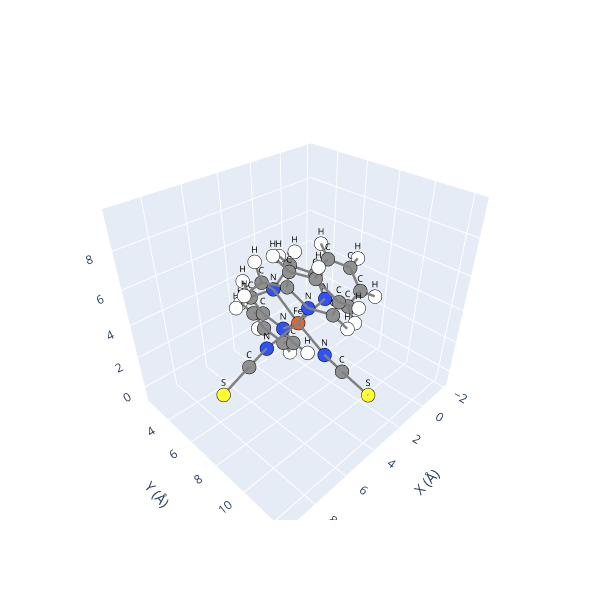

The notebook cell this image was saved under:
### Code cell
## All species can be visualized with the .view() method:
mol.view()

### Figure 1 — Plotly figure (JSON) as saved in the notebook; plotly's stock layout.template omitted (floating-point values rounded to 4 significant figures)
{"data": [{"hoverinfo": "text", "marker": {"color": ["#E06633", "#FFFF30", "#FFFF30", "#3050F8", "#3050F8", "#3050F8", "#3050F8", "#3050F8", "#3050F8", "#909090", "#FFFFFF", "#909090", "#FFFFFF", "#909090", "#FFFFFF", "#909090", "#FFFFFF", "#909090", "#909090", "#FFFFFF", "#FFFFFF", "#909090", "#FFFFFF", "#909090", "#FFFFFF", "#909090", "#909090", "#FFFFFF", "#FFFFFF", "#909090", "#FFFFFF", "#909090", "#FFFFFF", "#909090", "#FFFFFF", "#909090", "#FFFFFF", "#909090", "#909090", "#FFFFFF", "#FFFFFF", "#909090", "#909090", "#909090", "#FFFFFF", "#909090", "#FFFFFF"], "line": {"color": "black", "width": 1}, "size": 8}, "mode": "markers", "showlegend": false, "text": ["Fe", "S", "S", "N", "N", "N", "N", "N", "N", "C", "H", "C", "H", "C", "H", "C", "H", "C", "C", "H", "H", "C", "H", "C", "H", "C", "C", "H", "H", "C", "H", "C", "H", "C", "H", "C", "H", "C", "C", "H", "H", "C", "C", "C", "H", "C", "H"], "type": "scatter3d", "x": [4.209, 8.744, 3.337, 2.269, 3.868, 4.642, 4.365, 3.97, 6.114, 3.276, 3.053, 2.991, 2.612, 3.272, 3.084, 3.841, 4.029, 4.122, 4.829, 5.788, 4.631, 1.284, 1.509, 0.6165, 0.4065, 1.92, 3.059, 2.912, 3.086, 4.487, 4.092, 4.89, 4.784, 5.449, 5.724, 5.593, 5.965, 5.184, 5.382, 5.278, 6.276, 3.738, 7.199, -0.04127, -0.6979, -0.389, -1.279], "y": [7.709, 7.739, 11.5, 7.595, 6.26, 8.788, 6.192, 9.235, 7.626, 6.362, 7.207, 5.269, 5.377, 4.008, 3.256, 3.881, 3.043, 5.025, 5.026, 5.079, 4.206, 8.254, 8.958, 6.192, 5.482, 6.564, 5.952, 4.996, 6.321, 10.09, 10.6, 10.73, 11.65, 9.97, 10.37, 8.625, 8.098, 8.046, 6.592, 6.058, 6.447, 10.16, 7.654, 7.933, 8.423, 6.878, 6.632], "z": [4.145, 2.694, 1.428, 4.538, 2.845, 5.756, 5.431, 2.943, 3.676, 1.633, 1.315, 0.8581, 0.01692, 1.34, 0.8293, 2.601, 2.957, 3.312, 4.649, 4.516, 5.128, 3.91, 3.346, 5.531, 6.091, 5.35, 6.098, 6.174, 6.995, 5.959, 5.289, 7.134, 7.237, 8.138, 8.933, 7.95, 8.622, 6.763, 6.445, 7.249, 6.095, 2.319, 3.265, 4.065, 3.625, 4.878, 4.984]}, {"hoverinfo": "none", "mode": "text", "showlegend": false, "text": ["Fe", "S", "S", "N", "N", "N", "N", "N", "N", "C", "H", "C", "H", "C", "H", "C", "H", "C", "C", "H", "H", "C", "H", "C", "H", "C", "C", "H", "H", "C", "H", "C", "H", "C", "H", "C", "H", "C", "C", "H", "H", "C", "C", "C", "H", "C", "H"], "textfont": {"color": "black", "size": 9}, "type": "scatter3d", "x": [4.209, 8.744, 3.337, 2.269, 3.868, 4.642, 4.365, 3.97, 6.114, 3.276, 3.053, 2.991, 2.612, 3.272, 3.084, 3.841, 4.029, 4.122, 4.829, 5.788, 4.631, 1.284, 1.509, 0.6165, 0.4065, 1.92, 3.059, 2.912, 3.086, 4.487, 4.092, 4.89, 4.784, 5.449, 5.724, 5.593, 5.965, 5.184, 5.382, 5.278, 6.276, 3.738, 7.199, -0.04127, -0.6979, -0.389, -1.279], "y": [7.709, 7.739, 11.5, 7.595, 6.26, 8.788, 6.192, 9.235, 7.626, 6.362, 7.207, 5.269, 5.377, 4.008, 3.256, 3.881, 3.043, 5.025, 5.026, 5.079, 4.206, 8.254, 8.958, 6.192, 5.482, 6.564, 5.952, 4.996, 6.321, 10.09, 10.6, 10.73, 11.65, 9.97, 10.37, 8.625, 8.098, 8.046, 6.592, 6.058, 6.447, 10.16, 7.654, 7.933, 8.423, 6.878, 6.632], "z": [4.145, 2.694, 1.428, 4.538, 2.845, 5.756, 5.431, 2.943, 3.676, 1.633, 1.315, 0.8581, 0.01692, 1.34, 0.8293, 2.601, 2.957, 3.312, 4.649, 4.516, 5.128, 3.91, 3.346, 5.531, 6.091, 5.35, 6.098, 6.174, 6.995, 5.959, 5.289, 7.134, 7.237, 8.138, 8.933, 7.95, 8.622, 6.763, 6.445, 7.249, 6.095, 2.319, 3.265, 4.065, 3.625, 4.878, 4.984]}, {"hoverinfo": "none", "line": {"color": "gray", "width": 5}, "mode": "lines", "showlegend": false, "type": "scatter3d", "x": [4.365, 4.829], "y": [6.192, 5.026], "z": [5.431, 4.649]}, {"hoverinfo": "none", "line": {"color": "gray", "width": 5}, "mode": "lines", "showlegend": false, "type": "scatter3d", "x": [1.92, 0.6165], "y": [6.564, 6.192], "z": [5.35, 5.531]}, {"hoverinfo": "none", "line": {"color": "gray", "width": 5}, "mode": "lines", "showlegend": false, "type": "scatter3d", "x": [3.868, 4.209], "y": [6.26, 7.709], "z": [2.845, 4.145]}, {"hoverinfo": "none", "line": {"color": "gray", "width": 5}, "mode": "lines", "showlegend": false, "type": "scatter3d", "x": [4.829, 4.122], "y": [5.026, 5.025], "z": [4.649, 3.312]}, {"hoverinfo": "none", "line": {"color": "gray", "width": 5}, "mode": "lines", "showlegend": false, "type": "scatter3d", "x": [5.593, 5.449], "y": [8.625, 9.97], "z": [7.95, 8.138]}, {"hoverinfo": "none", "line": {"color": "gray", "width": 5}, "mode": "lines", "showlegend": false, "type": "scatter3d", "x": [3.868, 3.276], "y": [6.26, 6.362], "z": [2.845, 1.633]}, {"hoverinfo": "none", "line": {"color": "gray", "width": 5}, "mode": "lines", "showlegend": false, "type": "scatter3d", "x": [6.114, 4.209], "y": [7.626, 7.709], "z": [3.676, 4.145]}, {"hoverinfo": "none", "line": {"color": "gray", "width": 5}, "mode": "lines", "showlegend": false, "type": "scatter3d", "x": [3.084, 3.272], "y": [3.256, 4.008], "z": [0.8293, 1.34]}, {"hoverinfo": "none", "line": {"color": "gray", "width": 5}, "mode": "lines", "showlegend": false, "type": "scatter3d", "x": [4.89, 4.487], "y": [10.73, 10.09], "z": [7.134, 5.959]}, {"hoverinfo": "none", "line": {"color": "gray", "width": 5}, "mode": "lines", "showlegend": false, "type": "scatter3d", "x": [0.6165, 1.92], "y": [6.192, 6.564], "z": [5.531, 5.35]}, {"hoverinfo": "none", "line": {"color": "gray", "width": 5}, "mode": "lines", "showlegend": false, "type": "scatter3d", "x": [4.209, 4.642], "y": [7.709, 8.788], "z": [4.145, 5.756]}, {"hoverinfo": "none", "line": {"color": "gray", "width": 5}, "mode": "lines", "showlegend": false, "type": "scatter3d", "x": [5.788, 4.829], "y": [5.079, 5.026], "z": [4.516, 4.649]}, {"hoverinfo": "none", "line": {"color": "gray", "width": 5}, "mode": "lines", "showlegend": false, "type": "scatter3d", "x": [4.642, 5.184], "y": [8.788, 8.046], "z": [5.756, 6.763]}, {"hoverinfo": "none", "line": {"color": "gray", "width": 5}, "mode": "lines", "showlegend": false, "type": "scatter3d", "x": [-0.04127, 1.284], "y": [7.933, 8.254], "z": [4.065, 3.91]}, {"hoverinfo": "none", "line": {"color": "gray", "width": 5}, "mode": "lines", "showlegend": false, "type": "scatter3d", "x": [4.829, 5.788], "y": [5.026, 5.079], "z": [4.649, 4.516]}, {"hoverinfo": "none", "line": {"color": "gray", "width": 5}, "mode": "lines", "showlegend": false, "type": "scatter3d", "x": [8.744, 7.199], "y": [7.739, 7.654], "z": [2.694, 3.265]}, {"hoverinfo": "none", "line": {"color": "gray", "width": 5}, "mode": "lines", "showlegend": false, "type": "scatter3d", "x": [3.337, 3.738], "y": [11.5, 10.16], "z": [1.428, 2.319]}, {"hoverinfo": "none", "line": {"color": "gray", "width": 5}, "mode": "lines", "showlegend": false, "type": "scatter3d", "x": [3.276, 3.053], "y": [6.362, 7.207], "z": [1.633, 1.315]}, {"hoverinfo": "none", "line": {"color": "gray", "width": 5}, "mode": "lines", "showlegend": false, "type": "scatter3d", "x": [4.209, 3.97], "y": [7.709, 9.235], "z": [4.145, 2.943]}, {"hoverinfo": "none", "line": {"color": "gray", "width": 5}, "mode": "lines", "showlegend": false, "type": "scatter3d", "x": [5.184, 5.593], "y": [8.046, 8.625], "z": [6.763, 7.95]}, {"hoverinfo": "none", "line": {"color": "gray", "width": 5}, "mode": "lines", "showlegend": false, "type": "scatter3d", "x": [0.6165, -0.389], "y": [6.192, 6.878], "z": [5.531, 4.878]}, {"hoverinfo": "none", "line": {"color": "gray", "width": 5}, "mode": "lines", "showlegend": false, "type": "scatter3d", "x": [3.841, 4.029], "y": [3.881, 3.043], "z": [2.601, 2.957]}, {"hoverinfo": "none", "line": {"color": "gray", "width": 5}, "mode": "lines", "showlegend": false, "type": "scatter3d", "x": [4.029, 3.841], "y": [3.043, 3.881], "z": [2.957, 2.601]}, {"hoverinfo": "none", "line": {"color": "gray", "width": 5}, "mode": "lines", "showlegend": false, "type": "scatter3d", "x": [5.449, 4.89], "y": [9.97, 10.73], "z": [8.138, 7.134]}, {"hoverinfo": "none", "line": {"color": "gray", "width": 5}, "mode": "lines", "showlegend": false, "type": "scatter3d", "x": [3.059, 1.92], "y": [5.952, 6.564], "z": [6.098, 5.35]}, {"hoverinfo": "none", "line": {"color": "gray", "width": 5}, "mode": "lines", "showlegend": false, "type": "scatter3d", "x": [5.593, 5.184], "y": [8.625, 8.046], "z": [7.95, 6.763]}, {"hoverinfo": "none", "line": {"color": "gray", "width": 5}, "mode": "lines", "showlegend": false, "type": "scatter3d", "x": [1.509, 1.284], "y": [8.958, 8.254], "z": [3.346, 3.91]}, {"hoverinfo": "none", "line": {"color": "gray", "width": 5}, "mode": "lines", "showlegend": false, "type": "scatter3d", "x": [-0.389, 0.6165], "y": [6.878, 6.192], "z": [4.878, 5.531]}, {"hoverinfo": "none", "line": {"color": "gray", "width": 5}, "mode": "lines", "showlegend": false, "type": "scatter3d", "x": [5.382, 5.278], "y": [6.592, 6.058], "z": [6.445, 7.249]}, {"hoverinfo": "none", "line": {"color": "gray", "width": 5}, "mode": "lines", "showlegend": false, "type": "scatter3d", "x": [4.89, 5.449], "y": [10.73, 9.97], "z": [7.134, 8.138]}, {"hoverinfo": "none", "line": {"color": "gray", "width": 5}, "mode": "lines", "showlegend": false, "type": "scatter3d", "x": [2.991, 3.276], "y": [5.269, 6.362], "z": [0.8581, 1.633]}, {"hoverinfo": "none", "line": {"color": "gray", "width": 5}, "mode": "lines", "showlegend": false, "type": "scatter3d", "x": [-1.279, -0.389], "y": [6.632, 6.878], "z": [4.984, 4.878]}, {"hoverinfo": "none", "line": {"color": "gray", "width": 5}, "mode": "lines", "showlegend": false, "type": "scatter3d", "x": [6.276, 5.382], "y": [6.447, 6.592], "z": [6.095, 6.445]}, {"hoverinfo": "none", "line": {"color": "gray", "width": 5}, "mode": "lines", "showlegend": false, "type": "scatter3d", "x": [1.284, -0.04127], "y": [8.254, 7.933], "z": [3.91, 4.065]}, {"hoverinfo": "none", "line": {"color": "gray", "width": 5}, "mode": "lines", "showlegend": false, "type": "scatter3d", "x": [3.272, 3.084], "y": [4.008, 3.256], "z": [1.34, 0.8293]}, {"hoverinfo": "none", "line": {"color": "gray", "width": 5}, "mode": "lines", "showlegend": false, "type": "scatter3d", "x": [-0.389, -1.279], "y": [6.878, 6.632], "z": [4.878, 4.984]}, {"hoverinfo": "none", "line": {"color": "gray", "width": 5}, "mode": "lines", "showlegend": false, "type": "scatter3d", "x": [0.4065, 0.6165], "y": [5.482, 6.192], "z": [6.091, 5.531]}, {"hoverinfo": "none", "line": {"color": "gray", "width": 5}, "mode": "lines", "showlegend": false, "type": "scatter3d", "x": [5.449, 5.593], "y": [9.97, 8.625], "z": [8.138, 7.95]}, {"hoverinfo": "none", "line": {"color": "gray", "width": 5}, "mode": "lines", "showlegend": false, "type": "scatter3d", "x": [5.184, 4.642], "y": [8.046, 8.788], "z": [6.763, 5.756]}, {"hoverinfo": "none", "line": {"color": "gray", "width": 5}, "mode": "lines", "showlegend": false, "type": "scatter3d", "x": [4.642, 4.209], "y": [8.788, 7.709], "z": [5.756, 4.145]}, {"hoverinfo": "none", "line": {"color": "gray", "width": 5}, "mode": "lines", "showlegend": false, "type": "scatter3d", "x": [4.487, 4.89], "y": [10.09, 10.73], "z": [5.959, 7.134]}, {"hoverinfo": "none", "line": {"color": "gray", "width": 5}, "mode": "lines", "showlegend": false, "type": "scatter3d", "x": [0.6165, 0.4065], "y": [6.192, 5.482], "z": [5.531, 6.091]}, {"hoverinfo": "none", "line": {"color": "gray", "width": 5}, "mode": "lines", "showlegend": false, "type": "scatter3d", "x": [2.269, 1.284], "y": [7.595, 8.254], "z": [4.538, 3.91]}, {"hoverinfo": "none", "line": {"color": "gray", "width": 5}, "mode": "lines", "showlegend": false, "type": "scatter3d", "x": [4.365, 5.382], "y": [6.192, 6.592], "z": [5.431, 6.445]}, {"hoverinfo": "none", "line": {"color": "gray", "width": 5}, "mode": "lines", "showlegend": false, "type": "scatter3d", "x": [3.97, 4.209], "y": [9.235, 7.709], "z": [2.943, 4.145]}, {"hoverinfo": "none", "line": {"color": "gray", "width": 5}, "mode": "lines", "showlegend": false, "type": "scatter3d", "x": [3.841, 3.272], "y": [3.881, 4.008], "z": [2.601, 1.34]}, {"hoverinfo": "none", "line": {"color": "gray", "width": 5}, "mode": "lines", "showlegend": false, "type": "scatter3d", "x": [4.092, 4.487], "y": [10.6, 10.09], "z": [5.289, 5.959]}, {"hoverinfo": "none", "line": {"color": "gray", "width": 5}, "mode": "lines", "showlegend": false, "type": "scatter3d", "x": [4.122, 3.868], "y": [5.025, 6.26], "z": [3.312, 2.845]}, {"hoverinfo": "none", "line": {"color": "gray", "width": 5}, "mode": "lines", "showlegend": false, "type": "scatter3d", "x": [3.738, 3.97], "y": [10.16, 9.235], "z": [2.319, 2.943]}, {"hoverinfo": "none", "line": {"color": "gray", "width": 5}, "mode": "lines", "showlegend": false, "type": "scatter3d", "x": [2.912, 3.059], "y": [4.996, 5.952], "z": [6.174, 6.098]}, {"hoverinfo": "none", "line": {"color": "gray", "width": 5}, "mode": "lines", "showlegend": false, "type": "scatter3d", "x": [3.059, 4.365], "y": [5.952, 6.192], "z": [6.098, 5.431]}, {"hoverinfo": "none", "line": {"color": "gray", "width": 5}, "mode": "lines", "showlegend": false, "type": "scatter3d", "x": [1.92, 3.059], "y": [6.564, 5.952], "z": [5.35, 6.098]}, {"hoverinfo": "none", "line": {"color": "gray", "width": 5}, "mode": "lines", "showlegend": false, "type": "scatter3d", "x": [3.059, 2.912], "y": [5.952, 4.996], "z": [6.098, 6.174]}, {"hoverinfo": "none", "line": {"color": "gray", "width": 5}, "mode": "lines", "showlegend": false, "type": "scatter3d", "x": [1.284, 1.509], "y": [8.254, 8.958], "z": [3.91, 3.346]}, {"hoverinfo": "none", "line": {"color": "gray", "width": 5}, "mode": "lines", "showlegend": false, "type": "scatter3d", "x": [4.89, 4.784], "y": [10.73, 11.65], "z": [7.134, 7.237]}, {"hoverinfo": "none", "line": {"color": "gray", "width": 5}, "mode": "lines", "showlegend": false, "type": "scatter3d", "x": [2.269, 1.92], "y": [7.595, 6.564], "z": [4.538, 5.35]}, {"hoverinfo": "none", "line": {"color": "gray", "width": 5}, "mode": "lines", "showlegend": false, "type": "scatter3d", "x": [3.97, 3.738], "y": [9.235, 10.16], "z": [2.943, 2.319]}, {"hoverinfo": "none", "line": {"color": "gray", "width": 5}, "mode": "lines", "showlegend": false, "type": "scatter3d", "x": [7.199, 6.114], "y": [7.654, 7.626], "z": [3.265, 3.676]}, {"hoverinfo": "none", "line": {"color": "gray", "width": 5}, "mode": "lines", "showlegend": false, "type": "scatter3d", "x": [4.122, 4.829], "y": [5.025, 5.026], "z": [3.312, 4.649]}, {"hoverinfo": "none", "line": {"color": "gray", "width": 5}, "mode": "lines", "showlegend": false, "type": "scatter3d", "x": [3.272, 2.991], "y": [4.008, 5.269], "z": [1.34, 0.8581]}, {"hoverinfo": "none", "line": {"color": "gray", "width": 5}, "mode": "lines", "showlegend": false, "type": "scatter3d", "x": [-0.389, -0.04127], "y": [6.878, 7.933], "z": [4.878, 4.065]}, {"hoverinfo": "none", "line": {"color": "gray", "width": 5}, "mode": "lines", "showlegend": false, "type": "scatter3d", "x": [6.114, 7.199], "y": [7.626, 7.654], "z": [3.676, 3.265]}, {"hoverinfo": "none", "line": {"color": "gray", "width": 5}, "mode": "lines", "showlegend": false, "type": "scatter3d", "x": [2.269, 4.209], "y": [7.595, 7.709], "z": [4.538, 4.145]}, {"hoverinfo": "none", "line": {"color": "gray", "width": 5}, "mode": "lines", "showlegend": false, "type": "scatter3d", "x": [4.365, 3.059], "y": [6.192, 5.952], "z": [5.431, 6.098]}, {"hoverinfo": "none", "line": {"color": "gray", "width": 5}, "mode": "lines", "showlegend": false, "type": "scatter3d", "x": [-0.04127, -0.389], "y": [7.933, 6.878], "z": [4.065, 4.878]}, {"hoverinfo": "none", "line": {"color": "gray", "width": 5}, "mode": "lines", "showlegend": false, "type": "scatter3d", "x": [5.382, 6.276], "y": [6.592, 6.447], "z": [6.445, 6.095]}, {"hoverinfo": "none", "line": {"color": "gray", "width": 5}, "mode": "lines", "showlegend": false, "type": "scatter3d", "x": [3.738, 3.337], "y": [10.16, 11.5], "z": [2.319, 1.428]}, {"hoverinfo": "none", "line": {"color": "gray", "width": 5}, "mode": "lines", "showlegend": false, "type": "scatter3d", "x": [3.868, 4.122], "y": [6.26, 5.025], "z": [2.845, 3.312]}, {"hoverinfo": "none", "line": {"color": "gray", "width": 5}, "mode": "lines", "showlegend": false, "type": "scatter3d", "x": [7.199, 8.744], "y": [7.654, 7.739], "z": [3.265, 2.694]}, {"hoverinfo": "none", "line": {"color": "gray", "width": 5}, "mode": "lines", "showlegend": false, "type": "scatter3d", "x": [4.209, 3.868], "y": [7.709, 6.26], "z": [4.145, 2.845]}, {"hoverinfo": "none", "line": {"color": "gray", "width": 5}, "mode": "lines", "showlegend": false, "type": "scatter3d", "x": [1.92, 2.269], "y": [6.564, 7.595], "z": [5.35, 4.538]}, {"hoverinfo": "none", "line": {"color": "gray", "width": 5}, "mode": "lines", "showlegend": false, "type": "scatter3d", "x": [2.991, 3.272], "y": [5.269, 4.008], "z": [0.8581, 1.34]}, {"hoverinfo": "none", "line": {"color": "gray", "width": 5}, "mode": "lines", "showlegend": false, "type": "scatter3d", "x": [5.382, 4.365], "y": [6.592, 6.192], "z": [6.445, 5.431]}, {"hoverinfo": "none", "line": {"color": "gray", "width": 5}, "mode": "lines", "showlegend": false, "type": "scatter3d", "x": [4.631, 4.829], "y": [4.206, 5.026], "z": [5.128, 4.649]}, {"hoverinfo": "none", "line": {"color": "gray", "width": 5}, "mode": "lines", "showlegend": false, "type": "scatter3d", "x": [4.487, 4.092], "y": [10.09, 10.6], "z": [5.959, 5.289]}, {"hoverinfo": "none", "line": {"color": "gray", "width": 5}, "mode": "lines", "showlegend": false, "type": "scatter3d", "x": [4.209, 4.365], "y": [7.709, 6.192], "z": [4.145, 5.431]}, {"hoverinfo": "none", "line": {"color": "gray", "width": 5}, "mode": "lines", "showlegend": false, "type": "scatter3d", "x": [5.965, 5.593], "y": [8.098, 8.625], "z": [8.622, 7.95]}, {"hoverinfo": "none", "line": {"color": "gray", "width": 5}, "mode": "lines", "showlegend": false, "type": "scatter3d", "x": [4.642, 4.487], "y": [8.788, 10.09], "z": [5.756, 5.959]}, {"hoverinfo": "none", "line": {"color": "gray", "width": 5}, "mode": "lines", "showlegend": false, "type": "scatter3d", "x": [4.487, 4.642], "y": [10.09, 8.788], "z": [5.959, 5.756]}, {"hoverinfo": "none", "line": {"color": "gray", "width": 5}, "mode": "lines", "showlegend": false, "type": "scatter3d", "x": [4.784, 4.89], "y": [11.65, 10.73], "z": [7.237, 7.134]}, {"hoverinfo": "none", "line": {"color": "gray", "width": 5}, "mode": "lines", "showlegend": false, "type": "scatter3d", "x": [4.829, 4.631], "y": [5.026, 4.206], "z": [4.649, 5.128]}, {"hoverinfo": "none", "line": {"color": "gray", "width": 5}, "mode": "lines", "showlegend": false, "type": "scatter3d", "x": [5.593, 5.965], "y": [8.625, 8.098], "z": [7.95, 8.622]}, {"hoverinfo": "none", "line": {"color": "gray", "width": 5}, "mode": "lines", "showlegend": false, "type": "scatter3d", "x": [4.122, 3.841], "y": [5.025, 3.881], "z": [3.312, 2.601]}, {"hoverinfo": "none", "line": {"color": "gray", "width": 5}, "mode": "lines", "showlegend": false, "type": "scatter3d", "x": [3.053, 3.276], "y": [7.207, 6.362], "z": [1.315, 1.633]}, {"hoverinfo": "none", "line": {"color": "gray", "width": 5}, "mode": "lines", "showlegend": false, "type": "scatter3d", "x": [3.276, 2.991], "y": [6.362, 5.269], "z": [1.633, 0.8581]}, {"hoverinfo": "none", "line": {"color": "gray", "width": 5}, "mode": "lines", "showlegend": false, "type": "scatter3d", "x": [4.209, 6.114], "y": [7.709, 7.626], "z": [4.145, 3.676]}, {"hoverinfo": "none", "line": {"color": "gray", "width": 5}, "mode": "lines", "showlegend": false, "type": "scatter3d", "x": [1.284, 2.269], "y": [8.254, 7.595], "z": [3.91, 4.538]}, {"hoverinfo": "none", "line": {"color": "gray", "width": 5}, "mode": "lines", "showlegend": false, "type": "scatter3d", "x": [3.841, 4.122], "y": [3.881, 5.025], "z": [2.601, 3.312]}, {"hoverinfo": "none", "line": {"color": "gray", "width": 5}, "mode": "lines", "showlegend": false, "type": "scatter3d", "x": [5.382, 5.184], "y": [6.592, 8.046], "z": [6.445, 6.763]}, {"hoverinfo": "none", "line": {"color": "gray", "width": 5}, "mode": "lines", "showlegend": false, "type": "scatter3d", "x": [5.278, 5.382], "y": [6.058, 6.592], "z": [7.249, 6.445]}, {"hoverinfo": "none", "line": {"color": "gray", "width": 5}, "mode": "lines", "showlegend": false, "type": "scatter3d", "x": [3.276, 3.868], "y": [6.362, 6.26], "z": [1.633, 2.845]}, {"hoverinfo": "none", "line": {"color": "gray", "width": 5}, "mode": "lines", "showlegend": false, "type": "scatter3d", "x": [5.724, 5.449], "y": [10.37, 9.97], "z": [8.933, 8.138]}, {"hoverinfo": "none", "line": {"color": "gray", "width": 5}, "mode": "lines", "showlegend": false, "type": "scatter3d", "x": [3.086, 3.059], "y": [6.321, 5.952], "z": [6.995, 6.098]}, {"hoverinfo": "none", "line": {"color": "gray", "width": 5}, "mode": "lines", "showlegend": false, "type": "scatter3d", "x": [5.184, 5.382], "y": [8.046, 6.592], "z": [6.763, 6.445]}, {"hoverinfo": "none", "line": {"color": "gray", "width": 5}, "mode": "lines", "showlegend": false, "type": "scatter3d", "x": [4.829, 4.365], "y": [5.026, 6.192], "z": [4.649, 5.431]}, {"hoverinfo": "none", "line": {"color": "gray", "width": 5}, "mode": "lines", "showlegend": false, "type": "scatter3d", "x": [5.449, 5.724], "y": [9.97, 10.37], "z": [8.138, 8.933]}, {"hoverinfo": "none", "line": {"color": "gray", "width": 5}, "mode": "lines", "showlegend": false, "type": "scatter3d", "x": [2.612, 2.991], "y": [5.377, 5.269], "z": [0.01692, 0.8581]}, {"hoverinfo": "none", "line": {"color": "gray", "width": 5}, "mode": "lines", "showlegend": false, "type": "scatter3d", "x": [3.059, 3.086], "y": [5.952, 6.321], "z": [6.098, 6.995]}, {"hoverinfo": "none", "line": {"color": "gray", "width": 5}, "mode": "lines", "showlegend": false, "type": "scatter3d", "x": [-0.04127, -0.6979], "y": [7.933, 8.423], "z": [4.065, 3.625]}, {"hoverinfo": "none", "line": {"color": "gray", "width": 5}, "mode": "lines", "showlegend": false, "type": "scatter3d", "x": [-0.6979, -0.04127], "y": [8.423, 7.933], "z": [3.625, 4.065]}, {"hoverinfo": "none", "line": {"color": "gray", "width": 5}, "mode": "lines", "showlegend": false, "type": "scatter3d", "x": [4.209, 2.269], "y": [7.709, 7.595], "z": [4.145, 4.538]}, {"hoverinfo": "none", "line": {"color": "gray", "width": 5}, "mode": "lines", "showlegend": false, "type": "scatter3d", "x": [2.991, 2.612], "y": [5.269, 5.377], "z": [0.8581, 0.01692]}, {"hoverinfo": "none", "line": {"color": "gray", "width": 5}, "mode": "lines", "showlegend": false, "type": "scatter3d", "x": [4.365, 4.209], "y": [6.192, 7.709], "z": [5.431, 4.145]}, {"hoverinfo": "none", "line": {"color": "gray", "width": 5}, "mode": "lines", "showlegend": false, "type": "scatter3d", "x": [3.272, 3.841], "y": [4.008, 3.881], "z": [1.34, 2.601]}], "layout": {"height": 600, "scene": {"xaxis": {"range": [-2.279, 9.744], "title": {"text": "X (Å)"}}, "yaxis": {"range": [2.043, 12.65], "title": {"text": "Y (Å)"}}, "zaxis": {"range": [-0.9831, 9.933], "title": {"text": "Z (Å)"}}}, "width": 600}}
